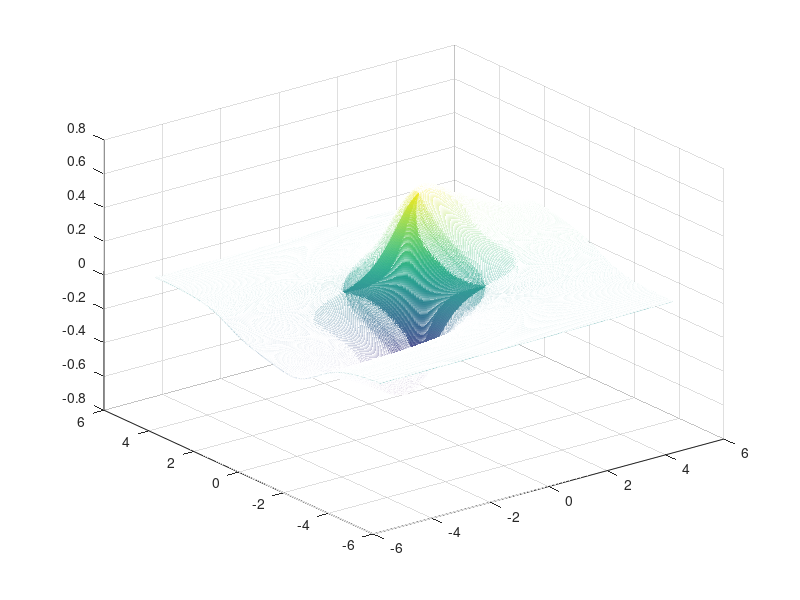

Recreate this plot in MATLAB. (Note: this script raises an error after producing the figure.)
%% 1
clc;clear;
x=linspace(-5,5,1000);
y=x;
[X,Y]=meshgrid(x,y);
f=(X+Y)./(X.^2+Y.^4+2);
mesh(X,Y,f)
%% 2
clc;clear;
A=[89  12   -0.713   0;
   21  -45   42      5;
   32  96     0      29;
   5   -9.54  54    2.14];
B=[A(2:4,1) [A(2,2);A(2,4);A(3,4)]];
C=flipud(B);
D=C';
%% 3
% 1
clc;clear;
D=[5    32    21;
    29     5   -45];
p1=D(1,:);
p2=D(2,:);
p=conv(p1,p2);
x=roots(p);
[~,idx]=min(abs(x));
x0=x(idx);
% 2
f=@(x)-polyval(p,x);
[~,maxs]=fminbnd(f,-2,1);
maxs=-maxs;

%% 4

clc;clear;
% 1
tspan=[0,5];
y0=[0 1];
[t,y1]=ode45(@odefun,tspan,y0);



% 2 见q4.slx

% 3

syms x y(x);
dy=diff(y,1);
ddy=diff(y,2);
y3=dsolve(ddy+x*dy+y==0,y(0)==0,dy(0)==1);

plot(t,y1(:,1),0:0.01:5,out.y2.Data,t,subs(y3,t));
legend("y1","y2","y3")

%% 5
clc;clear;
x=0.3:0.2:1.5;
fx=[0.3 0.6 0.9 1.1 1.3 1.6 1.8];
xq=0.4:0.2:1.4;
% 1 
y1=interp1(x,fx,xq,"linear");
y2=interp1(x,fx,xq,"spline");
%3
xq2=0.3:0.1:1.5;
y3=polyval(polyfit(x,fx,5),xq2);
subplot(1,3,1);
stem(xq,y1);
subplot(1,3,2);
stem(xq,y2);
subplot(1,3,3);
stem(xq2,y3);

%% 6
clc;clear;
f=@(x)(x.*log(x));
res=integral(f,1,exp(1));

%% 7
clc;clear;
format short
syms L real;
syms C real;
w=4*pi*10^9;
Zt=150+75j;
Zm=Zt*(1/w*C*j)/(Zt+1/w*C*j)+w*L*j;
[res_L,res_C]=solve(Zm==75-15j,[L,C]);
res_L=eval(res_L.*10^9);
res_C=eval(res_C.*10^-12);
res_L=res_L(res_L>0);
res_C=res_C(res_C>0);

%% 8
clc;clear;
% 1
Zr=[2 2];
Pk=[0 0];
w=linspace(0,2*pi,2000);
H=abs(exp(1i*w)-2).*abs(exp(1i*w)-2)./abs(exp(1i*w))./abs(exp(j*w));
theta=angle(exp(1i*w)-2)*2-angle(exp(1i*w))*2;
theta=mod(theta,2*pi);
subplot(2,2,1);
plot(w,H);
subplot(2,2,2);
plot(w,theta)
axis([0,2*pi,0,2*pi]);
% 2
[H2,theta2]=freqz([1,-4,4],[1],2000,"whole");
subplot(2,2,3);
plot(theta2,abs(H2));
subplot(2,2,4);
plot(theta2,mod(angle(H2),2*pi));
axis([0,2*pi,0,2*pi]);

%% 9
clc;clear;
H=tf([1 -4 4],[1 0 0]);
bode(H)
